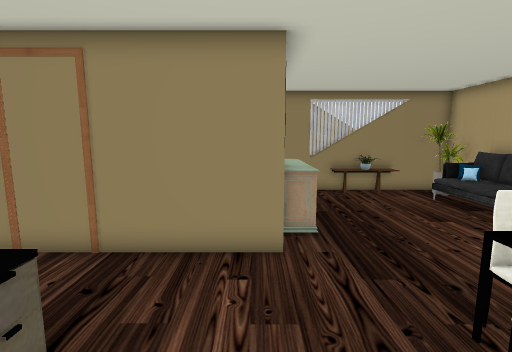
View 1 (above)

16 first-person views from a walk through a 3-D level made in the Unity game engine. The camera is 1.5 m above the floor, tilts 8° down and sees 85° across. The floor is counted in squares, 0.5 m on a side. Each view is taken from the middle of a square. On the plan, view 1 faces up. The plan holds only what a view shows up to about 20 squares ahead; the rest is blank. The place goes on beyond the plan. The player is left out. Door leaves are left out, so doorways stand open.

View 2
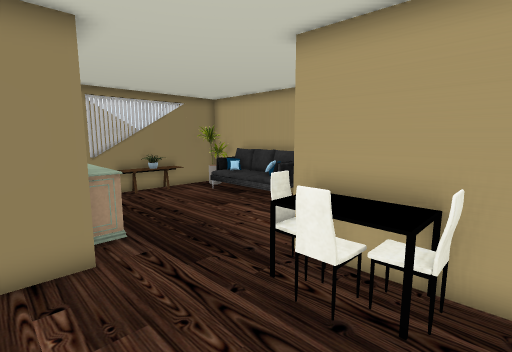

View 3
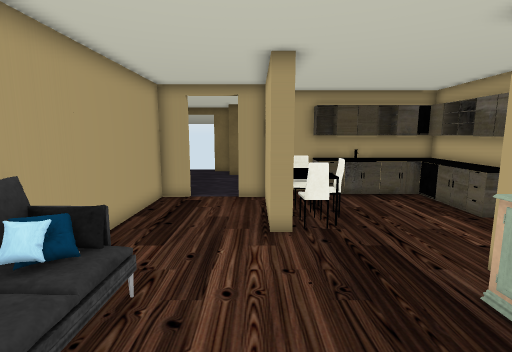

View 4
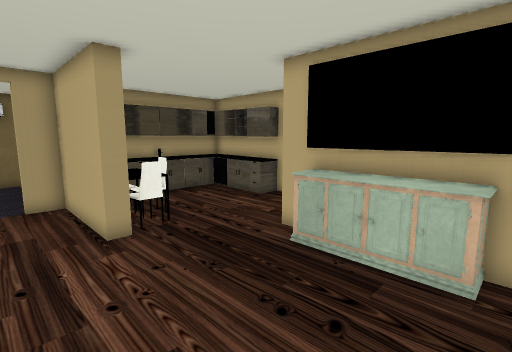

View 5
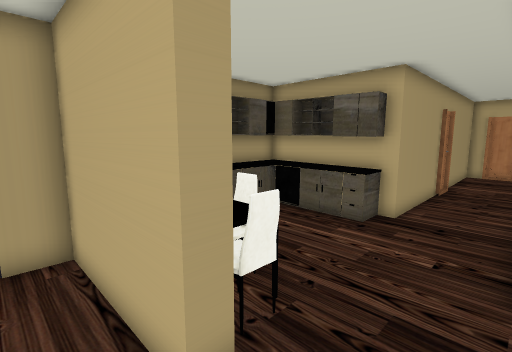

View 6
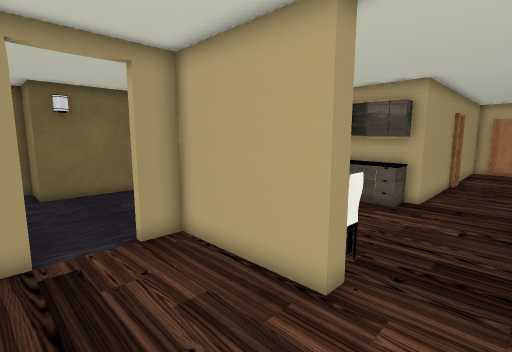

View 7
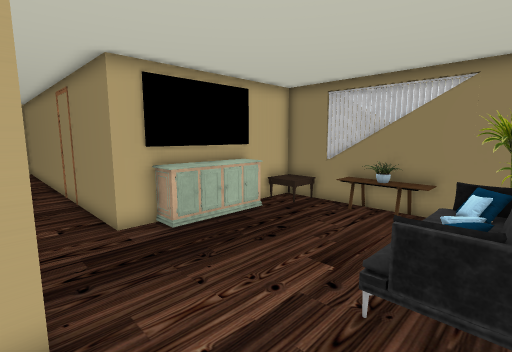

View 8
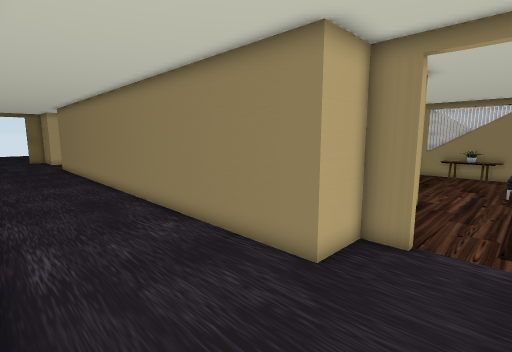

View 9
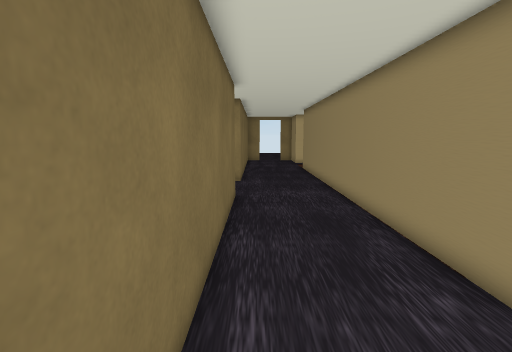

View 10
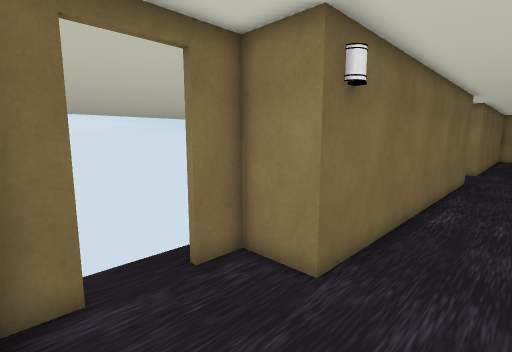

View 11
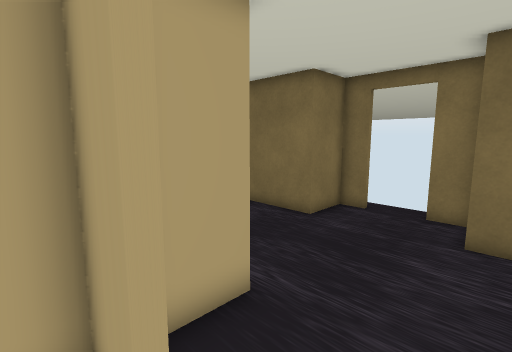

View 12
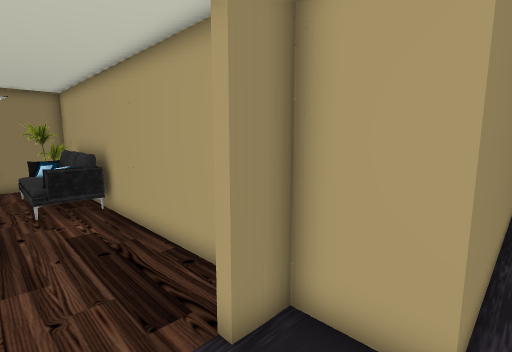

View 13
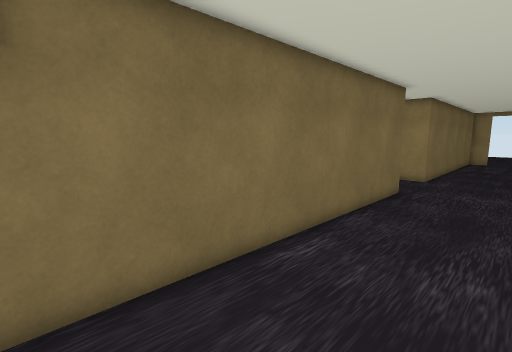

View 14
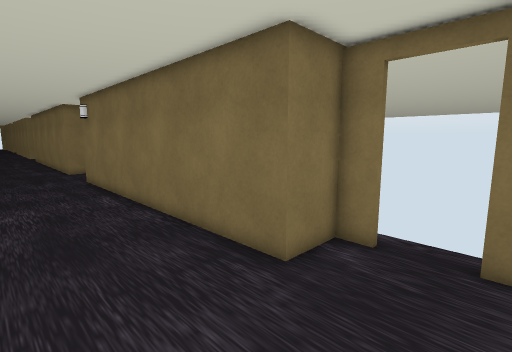

View 15
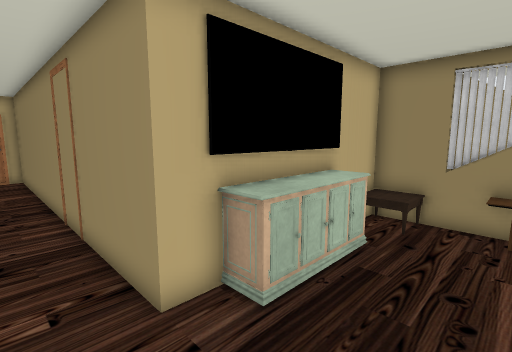

View 16
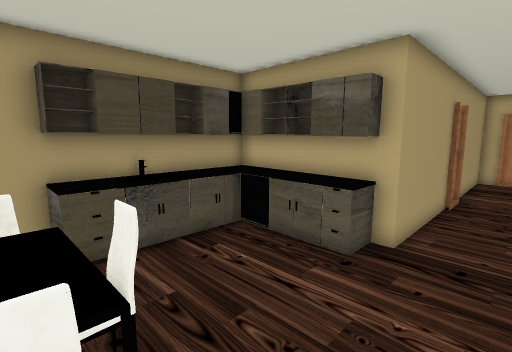

### Floor plan
Key: @ floor where view 1 was taken; # wall or solid block; . main floor; : floor 0.75 m higher than the main floor; D open door; ^ raised ledge; v drop or lower ground; O other object.
Columns run from 14 left of view 1 to 14 right of it. Each row starts with its distance up from view 1.
 17                  ###
 16                ##^^OOO^###
 15                #O.OOOOOOO#
 14                #.......OO#
 13                #.......vv#
 12                OO......OO#
 11                OO......OO#
 10                OO......OO#
  9                OO......OO#
  8                OO......OO#
  7 ################.........#
  6 .........................#
  5 .........................#
  4 ###########.......O##....#
  3           #OO....O:##....#
  2           #OO....OO##....#
  1           #OO....OO##....#
  0           #OO.@....##....#
 -1           #OOOOOOO.##DDD##
 -2           #OOOOOOO.##....#
 -3 #####################....#
 -4 .........................####
 -5 ............................
 -6 .............................
 -7 .............................
 -8 .............................
 -9 #....##################....##
-10 #....#                #....#
-11 # .. #                ##DDD#
-12  ##.##                ###.##

Positions as (right, up) in squares from view 1, and headings:
1: (0, 0), facing up
2: (-1, 0), facing up-right
3: (6, 13), facing down
4: (8, 13), facing down-left
5: (7, 7), facing down-left
6: (10, 7), facing down-left
7: (10, 4), facing up-left
8: (9, -9), facing up-left
9: (5, -8), facing left
10: (13, -6), facing down-left
11: (7, 0), facing down-right
12: (7, -4), facing up-right
13: (7, -4), facing down-left
14: (-13, -4), facing down-right
15: (5, 5), facing up-left
16: (4, 6), facing down-left
